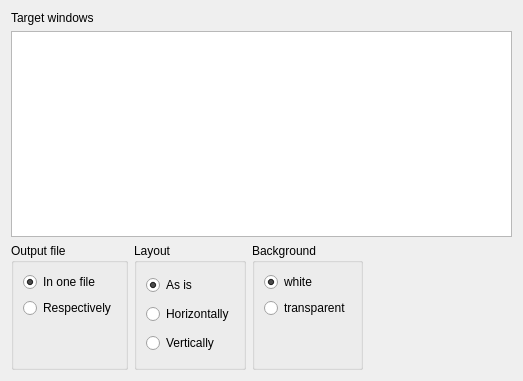
<?xml version="1.0" encoding="UTF-8"?>
<ui version="4.0">
 <class>ContinuousSnapshotWindowSelectionPage</class>
 <widget class="QWizardPage" name="ContinuousSnapshotWindowSelectionPage">
  <property name="geometry">
   <rect>
    <x>0</x>
    <y>0</y>
    <width>523</width>
    <height>381</height>
   </rect>
  </property>
  <property name="windowTitle">
   <string>WizardPage</string>
  </property>
  <property name="title">
   <string>Window Selection</string>
  </property>
  <property name="subTitle">
   <string>Please select target windows and specify how you want to output files.</string>
  </property>
  <attribute name="pageId">
   <string notr="true"/>
  </attribute>
  <layout class="QVBoxLayout" name="verticalLayout_7" stretch="0,1,0">
   <item>
    <widget class="QLabel" name="targetLabel">
     <property name="text">
      <string>Target windows</string>
     </property>
    </widget>
   </item>
   <item>
    <widget class="QListWidget" name="targetListWidget">
     <property name="editTriggers">
      <set>QAbstractItemView::NoEditTriggers</set>
     </property>
     <property name="selectionMode">
      <enum>QAbstractItemView::NoSelection</enum>
     </property>
    </widget>
   </item>
   <item>
    <layout class="QHBoxLayout" name="horizontalLayout">
     <item>
      <layout class="QVBoxLayout" name="verticalLayout_2">
       <item>
        <widget class="QGroupBox" name="outputGroupBox">
         <property name="title">
          <string>Output file</string>
         </property>
         <layout class="QVBoxLayout" name="verticalLayout">
          <item>
           <widget class="QRadioButton" name="onefileRadioButton">
            <property name="text">
             <string>In one file</string>
            </property>
            <property name="checked">
             <bool>true</bool>
            </property>
           </widget>
          </item>
          <item>
           <widget class="QRadioButton" name="respectivelyRadioButton">
            <property name="text">
             <string>Respectively</string>
            </property>
            <property name="checked">
             <bool>false</bool>
            </property>
           </widget>
          </item>
          <item>
           <spacer name="verticalSpacer">
            <property name="orientation">
             <enum>Qt::Vertical</enum>
            </property>
            <property name="sizeHint" stdset="0">
             <size>
              <width>20</width>
              <height>40</height>
             </size>
            </property>
           </spacer>
          </item>
         </layout>
        </widget>
       </item>
      </layout>
     </item>
     <item>
      <layout class="QVBoxLayout" name="verticalLayout_4">
       <item>
        <widget class="QGroupBox" name="layoutGroupBox">
         <property name="title">
          <string>Layout</string>
         </property>
         <layout class="QVBoxLayout" name="verticalLayout_3">
          <item>
           <widget class="QRadioButton" name="asisRadioButton">
            <property name="text">
             <string>As is</string>
            </property>
            <property name="checked">
             <bool>true</bool>
            </property>
           </widget>
          </item>
          <item>
           <widget class="QRadioButton" name="horizontallyRadioButton">
            <property name="text">
             <string>Horizontally</string>
            </property>
           </widget>
          </item>
          <item>
           <widget class="QRadioButton" name="verticallyRadioButton">
            <property name="text">
             <string>Vertically</string>
            </property>
           </widget>
          </item>
         </layout>
        </widget>
       </item>
      </layout>
     </item>
     <item>
      <layout class="QVBoxLayout" name="verticalLayout_6">
       <item>
        <widget class="QGroupBox" name="backgroundGroupBox">
         <property name="title">
          <string>Background</string>
         </property>
         <layout class="QVBoxLayout" name="verticalLayout_5">
          <item>
           <widget class="QRadioButton" name="whiteRadioButton">
            <property name="text">
             <string>white</string>
            </property>
            <property name="checked">
             <bool>true</bool>
            </property>
           </widget>
          </item>
          <item>
           <widget class="QRadioButton" name="transparentRadioButton">
            <property name="text">
             <string>transparent</string>
            </property>
           </widget>
          </item>
          <item>
           <spacer name="verticalSpacer_3">
            <property name="orientation">
             <enum>Qt::Vertical</enum>
            </property>
            <property name="sizeHint" stdset="0">
             <size>
              <width>20</width>
              <height>40</height>
             </size>
            </property>
           </spacer>
          </item>
         </layout>
        </widget>
       </item>
      </layout>
     </item>
     <item>
      <spacer name="horizontalSpacer">
       <property name="orientation">
        <enum>Qt::Horizontal</enum>
       </property>
       <property name="sizeHint" stdset="0">
        <size>
         <width>40</width>
         <height>20</height>
        </size>
       </property>
      </spacer>
     </item>
    </layout>
   </item>
  </layout>
 </widget>
 <resources/>
 <connections>
  <connection>
   <sender>respectivelyRadioButton</sender>
   <signal>toggled(bool)</signal>
   <receiver>layoutGroupBox</receiver>
   <slot>setDisabled(bool)</slot>
   <hints>
    <hint type="sourcelabel">
     <x>165</x>
     <y>131</y>
    </hint>
    <hint type="destinationlabel">
     <x>146</x>
     <y>151</y>
    </hint>
   </hints>
  </connection>
 </connections>
</ui>
